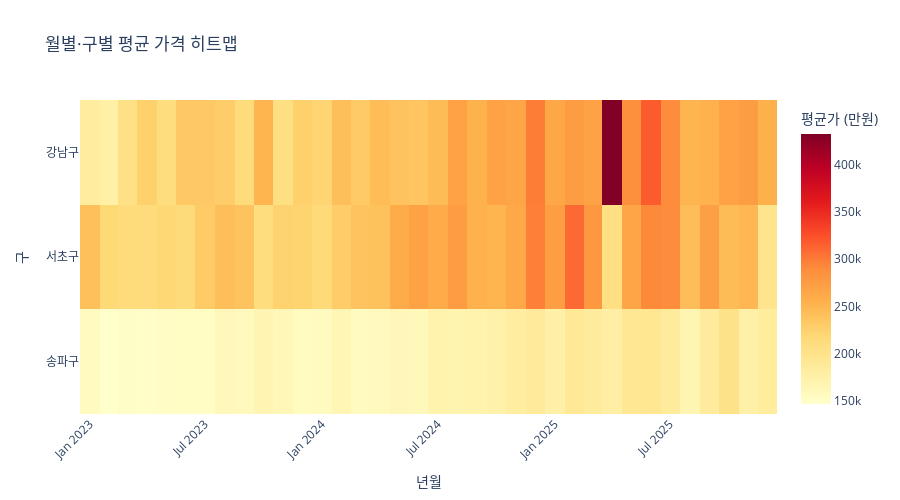

Notebook source saved alongside this figure:
### Code cell
# 6. 히트맵 (월별 x 구별 가격)
pivot_data = monthly_gu.pivot(
    index='CGG_NM',
    columns='year_month',
    values='avg_price'
)

fig6 = px.imshow(
    pivot_data,
    title='월별·구별 평균 가격 히트맵',
    labels=dict(x='년월', y='구', color='평균가 (만원)'),
    color_continuous_scale='YlOrRd',
    aspect='auto'
)

fig6.update_xaxes(tickangle=-45)
fig6.update_layout(height=500)
fig6.show()
